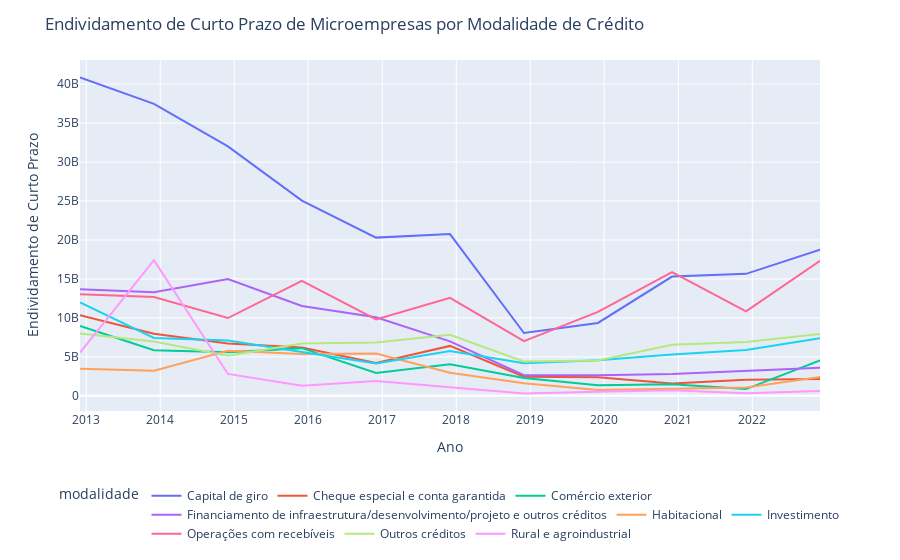

Source (notebook cell):
### Code cell
fig = px.line(df_total_micro, 
             x='data_base',
             y='curto_prazo_deflacionado', 
             color='modalidade')

fig.update_layout(title_text='Endividamento de Curto Prazo de Microempresas por Modalidade de Crédito',
             xaxis_title='Ano',
             yaxis_title='Endividamento de Curto Prazo',
             legend_orientation="h",
             legend=dict(y=-0.2, x=0.5, xanchor='center'))

fig.show()

### Figure 1 — Plotly figure (JSON) as saved in the notebook; plotly's stock layout.template omitted (floating-point values rounded to 4 significant figures)
{"data": [{"hovertemplate": "modalidade=Capital de giro<br>data_base=%{x}<br>curto_prazo_deflacionado=%{y}<extra></extra>", "legendgroup": "Capital de giro", "line": {"color": "#636efa", "dash": "solid"}, "marker": {"symbol": "circle"}, "mode": "lines", "name": "Capital de giro", "orientation": "v", "showlegend": true, "type": "scatter", "x": ["2012-12", "2013-12", "2014-12", "2015-12", "2016-12", "2017-12", "2018-12", "2019-12", "2020-12", "2021-12", "2022-12"], "xaxis": "x", "y": [40840000000.0, 37470000000.0, 32020000000.0, 25040000000.0, 20300000000.0, 20760000000.0, 8066000000.0, 9357000000.0, 15310000000.0, 15650000000.0, 18760000000.0], "yaxis": "y"}, {"hovertemplate": "modalidade=Cheque especial e conta garantida<br>data_base=%{x}<br>curto_prazo_deflacionado=%{y}<extra></extra>", "legendgroup": "Cheque especial e conta garantida", "line": {"color": "#EF553B", "dash": "solid"}, "marker": {"symbol": "circle"}, "mode": "lines", "name": "Cheque especial e conta garantida", "orientation": "v", "showlegend": true, "type": "scatter", "x": ["2012-12", "2013-12", "2014-12", "2015-12", "2016-12", "2017-12", "2018-12", "2019-12", "2020-12", "2021-12", "2022-12"], "xaxis": "x", "y": [10330000000.0, 7965000000.0, 6721000000.0, 6209000000.0, 4207000000.0, 6405000000.0, 2459000000.0, 2401000000.0, 1586000000.0, 2076000000.0, 2170000000.0], "yaxis": "y"}, {"hovertemplate": "modalidade=Comércio exterior<br>data_base=%{x}<br>curto_prazo_deflacionado=%{y}<extra></extra>", "legendgroup": "Comércio exterior", "line": {"color": "#00cc96", "dash": "solid"}, "marker": {"symbol": "circle"}, "mode": "lines", "name": "Comércio exterior", "orientation": "v", "showlegend": true, "type": "scatter", "x": ["2012-12", "2013-12", "2014-12", "2015-12", "2016-12", "2017-12", "2018-12", "2019-12", "2020-12", "2021-12", "2022-12"], "xaxis": "x", "y": [8981000000.0, 5847000000.0, 5594000000.0, 6118000000.0, 2942000000.0, 4037000000.0, 2291000000.0, 1368000000.0, 1500000000.0, 867300000.0, 4559000000.0], "yaxis": "y"}, {"hovertemplate": "modalidade=Financiamento de infraestrutura/desenvolvimento/projeto e outros créditos<br>data_base=%{x}<br>curto_prazo_deflacionado=%{y}<extra></extra>", "legendgroup": "Financiamento de infraestrutura/desenvolvimento/projeto e outros créditos", "line": {"color": "#ab63fa", "dash": "solid"}, "marker": {"symbol": "circle"}, "mode": "lines", "name": "Financiamento de infraestrutura/desenvolvimento/projeto e outros créditos", "orientation": "v", "showlegend": true, "type": "scatter", "x": ["2012-12", "2013-12", "2014-12", "2015-12", "2016-12", "2017-12", "2018-12", "2019-12", "2020-12", "2021-12", "2022-12"], "xaxis": "x", "y": [13670000000.0, 13300000000.0, 14970000000.0, 11530000000.0, 10080000000.0, 6990000000.0, 2648000000.0, 2636000000.0, 2809000000.0, 3160000000.0, 3601000000.0], "yaxis": "y"}, {"hovertemplate": "modalidade=Habitacional<br>data_base=%{x}<br>curto_prazo_deflacionado=%{y}<extra></extra>", "legendgroup": "Habitacional", "line": {"color": "#FFA15A", "dash": "solid"}, "marker": {"symbol": "circle"}, "mode": "lines", "name": "Habitacional", "orientation": "v", "showlegend": true, "type": "scatter", "x": ["2012-12", "2013-12", "2014-12", "2015-12", "2016-12", "2017-12", "2018-12", "2019-12", "2020-12", "2021-12", "2022-12"], "xaxis": "x", "y": [3463000000.0, 3234000000.0, 5790000000.0, 5359000000.0, 5429000000.0, 2967000000.0, 1618000000.0, 753000000.0, 897200000.0, 1058000000.0, 2428000000.0], "yaxis": "y"}, {"hovertemplate": "modalidade=Investimento<br>data_base=%{x}<br>curto_prazo_deflacionado=%{y}<extra></extra>", "legendgroup": "Investimento", "line": {"color": "#19d3f3", "dash": "solid"}, "marker": {"symbol": "circle"}, "mode": "lines", "name": "Investimento", "orientation": "v", "showlegend": true, "type": "scatter", "x": ["2012-12", "2013-12", "2014-12", "2015-12", "2016-12", "2017-12", "2018-12", "2019-12", "2020-12", "2021-12", "2022-12"], "xaxis": "x", "y": [11980000000.0, 7434000000.0, 7108000000.0, 5640000000.0, 4155000000.0, 5744000000.0, 4181000000.0, 4558000000.0, 5312000000.0, 5880000000.0, 7376000000.0], "yaxis": "y"}, {"hovertemplate": "modalidade=Operações com recebíveis<br>data_base=%{x}<br>curto_prazo_deflacionado=%{y}<extra></extra>", "legendgroup": "Operações com recebíveis", "line": {"color": "#FF6692", "dash": "solid"}, "marker": {"symbol": "circle"}, "mode": "lines", "name": "Operações com recebíveis", "orientation": "v", "showlegend": true, "type": "scatter", "x": ["2012-12", "2013-12", "2014-12", "2015-12", "2016-12", "2017-12", "2018-12", "2019-12", "2020-12", "2021-12", "2022-12"], "xaxis": "x", "y": [13030000000.0, 12680000000.0, 9985000000.0, 14770000000.0, 9807000000.0, 12580000000.0, 7030000000.0, 10770000000.0, 15890000000.0, 10840000000.0, 17340000000.0], "yaxis": "y"}, {"hovertemplate": "modalidade=Outros créditos<br>data_base=%{x}<br>curto_prazo_deflacionado=%{y}<extra></extra>", "legendgroup": "Outros créditos", "line": {"color": "#B6E880", "dash": "solid"}, "marker": {"symbol": "circle"}, "mode": "lines", "name": "Outros créditos", "orientation": "v", "showlegend": true, "type": "scatter", "x": ["2012-12", "2013-12", "2014-12", "2015-12", "2016-12", "2017-12", "2018-12", "2019-12", "2020-12", "2021-12", "2022-12"], "xaxis": "x", "y": [8007000000.0, 6968000000.0, 5155000000.0, 6714000000.0, 6834000000.0, 7834000000.0, 4419000000.0, 4548000000.0, 6553000000.0, 6920000000.0, 7925000000.0], "yaxis": "y"}, {"hovertemplate": "modalidade=Rural e agroindustrial<br>data_base=%{x}<br>curto_prazo_deflacionado=%{y}<extra></extra>", "legendgroup": "Rural e agroindustrial", "line": {"color": "#FF97FF", "dash": "solid"}, "marker": {"symbol": "circle"}, "mode": "lines", "name": "Rural e agroindustrial", "orientation": "v", "showlegend": true, "type": "scatter", "x": ["2012-12", "2013-12", "2014-12", "2015-12", "2016-12", "2017-12", "2018-12", "2019-12", "2020-12", "2021-12", "2022-12"], "xaxis": "x", "y": [5549000000.0, 17410000000.0, 2812000000.0, 1300000000.0, 1915000000.0, 1094000000.0, 306600000.0, 532900000.0, 703200000.0, 321200000.0, 605100000.0], "yaxis": "y"}], "layout": {"autosize": true, "legend": {"orientation": "h", "title": {"text": "modalidade"}, "tracegroupgap": 0, "x": 0.5, "xanchor": "center", "y": -0.2}, "margin": {"t": 60}, "title": {"text": "Endividamento de Curto Prazo de Microempresas por Modalidade de Crédito"}, "xaxis": {"anchor": "y", "autorange": true, "domain": [0, 1], "range": ["2012-12-01", "2022-12-01"], "title": {"text": "Ano"}, "type": "date"}, "yaxis": {"anchor": "x", "autorange": true, "domain": [0, 1], "range": [-1945000000.0, 43090000000.0], "title": {"text": "Endividamento de Curto Prazo"}, "type": "linear"}}}
